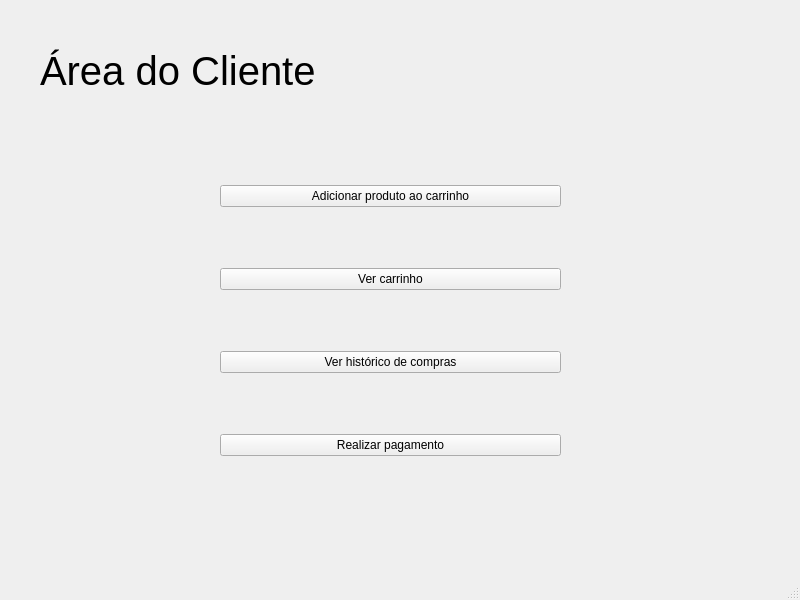
<?xml version="1.0" encoding="UTF-8"?>
<ui version="4.0">
 <class>MainWindow</class>
 <widget class="QMainWindow" name="MainWindow">
  <property name="geometry">
   <rect>
    <x>0</x>
    <y>0</y>
    <width>800</width>
    <height>600</height>
   </rect>
  </property>
  <property name="windowTitle">
   <string>MainWindow</string>
  </property>
  <widget class="QWidget" name="centralwidget">
   <widget class="QWidget" name="verticalLayoutWidget">
    <property name="geometry">
     <rect>
      <x>220</x>
      <y>130</y>
      <width>341</width>
      <height>381</height>
     </rect>
    </property>
    <layout class="QVBoxLayout" name="verticalLayout_2">
     <item>
      <widget class="QPushButton" name="btn_adiciona">
       <property name="cursor">
        <cursorShape>PointingHandCursor</cursorShape>
       </property>
       <property name="text">
        <string>Adicionar produto ao carrinho</string>
       </property>
      </widget>
     </item>
     <item>
      <widget class="QPushButton" name="btn_vercart_2">
       <property name="cursor">
        <cursorShape>PointingHandCursor</cursorShape>
       </property>
       <property name="text">
        <string>Ver carrinho</string>
       </property>
      </widget>
     </item>
     <item>
      <widget class="QPushButton" name="btn_hist">
       <property name="cursor">
        <cursorShape>PointingHandCursor</cursorShape>
       </property>
       <property name="text">
        <string>Ver histórico de compras</string>
       </property>
      </widget>
     </item>
     <item>
      <widget class="QPushButton" name="btn_pgmt">
       <property name="cursor">
        <cursorShape>PointingHandCursor</cursorShape>
       </property>
       <property name="text">
        <string>Realizar pagamento</string>
       </property>
      </widget>
     </item>
    </layout>
   </widget>
   <widget class="QLabel" name="label">
    <property name="geometry">
     <rect>
      <x>40</x>
      <y>30</y>
      <width>351</width>
      <height>81</height>
     </rect>
    </property>
    <property name="font">
     <font>
      <pointsize>30</pointsize>
     </font>
    </property>
    <property name="text">
     <string>Área do Cliente</string>
    </property>
   </widget>
  </widget>
  <widget class="QStatusBar" name="statusbar"/>
  <widget class="QMenuBar" name="menubar">
   <property name="geometry">
    <rect>
     <x>0</x>
     <y>0</y>
     <width>800</width>
     <height>31</height>
    </rect>
   </property>
  </widget>
 </widget>
 <resources/>
 <connections/>
</ui>
